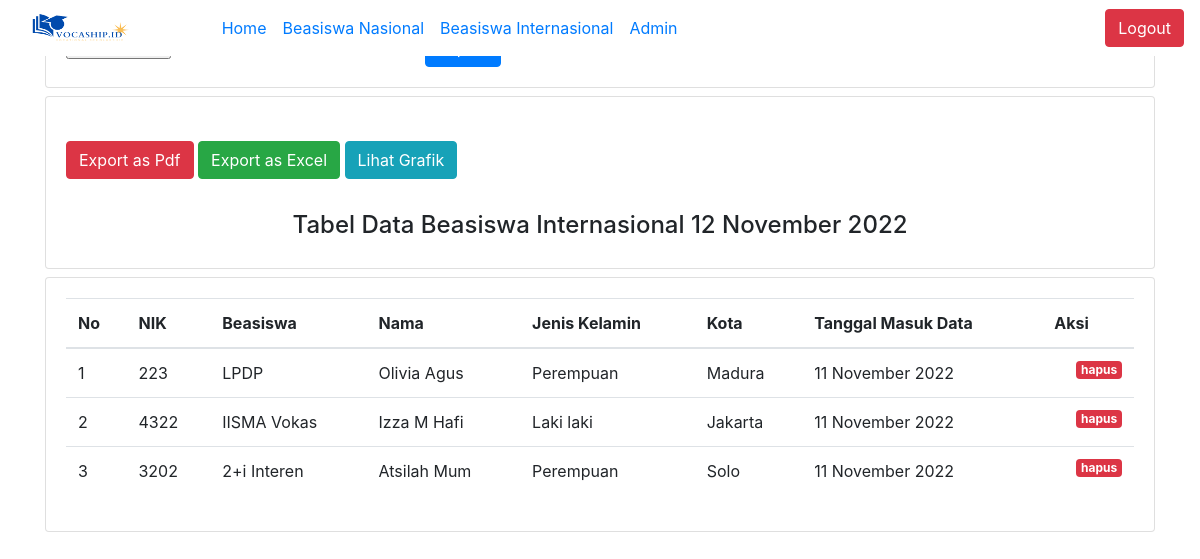
/index.php/beasiswai, run on the app's committed database.
### tables this page shows
CREATE TABLE `beasiswa_internasional` (
  `id` int(11) NOT NULL,
  `nik` int(11) NOT NULL,
  `beasiswa` varchar(11) NOT NULL,
  `nama` varchar(11) NOT NULL,
  `jenis_kelamin` varchar(11) NOT NULL,
  `kota` varchar(12) NOT NULL,
  `date_modified` int(11) NOT NULL,
  `date_created` int(11) NOT NULL
);

### application/controllers/BeasiswaI.php (called while the page is built, shortened)
<?php
class BeasiswaI extends CI_Controller
{
    public function __construct()
    {
        $this->load->model('BeasiswaI_model');
    }
    public function index()
    {
        $tanggalawal = $this->input->get('tanggalawal');
        $tanggalakhir = $this->input->get('tanggalakhir');
        $data['title'] = 'Export Import';
        $data['semuabeasiswai'] = $this->BeasiswaI_model->getdatabeasiswai($tanggalawal, $tanggalakhir);
        $this->load->view('index/indexi', $data);
    }
}

### index.php (called while the page is built, shortened)
<?php
require_once BASEPATH.'core/CodeIgniter.php';

### application/models/BeasiswaI_model.php (called while the page is built, shortened)
<?php
class BeasiswaI_model extends CI_Model
{
    public function getdatabeasiswai($tanggalawal = null, $tanggalakhir = null)
    {
        return $this->db->get('beasiswa_internasional')->result_array();
    }
}

### application/views/index/indexi.php (the view, shortened to what this page needs)
<!doctype html>
<html lang="en">
<head>
</head>
<body>
    <div class="container">
        <div class="row mt-2">
            <div class="col-12">
                <div class="card">
                    <div class="card-body">
                        <?= form_open_multipart('beasiswai/uploaddata') ?>
                        <div class="form-row">
                            <div class="col-4">
                            </div>
                            <div class="col">
                                <button type="submit" class="btn btn-primary">Import</button>
                            </div>
                            <div class="col">
                            </div>
                        </div>
                        <?= form_close(); ?>
                    </div>
                </div>
                <div class="card mt-2">
                    <div class="card-body">
                        <?php
                        $tanggalwal = $this->input->get('tanggalawal');
                        $tanggakhir = $this->input->get('tanggalakhir');
                        ?>
                        <?php if (!$tanggalwal && !$tanggakhir) : ?>
                            <a href="<?= base_url('beasiswai/mpdfi'); ?>" class="btn btn-danger">Export as Pdf</a>
                            <a href="<?= base_url('beasiswai/exceli'); ?>" class="btn btn-success">Export as Excel</a>
                            <a href="<?= base_url('beasiswai/highcharti'); ?>" class="btn btn-info">Lihat Grafik</a>
                            <br><br>
                            <h4 class="text-center mt-2"> Tabel Data Beasiswa Internasional <?= date('d F Y'); ?> </h4>
                        <?php endif; ?>
                    </div>
                </div>
                <div class="card mt-2">
                    <div class="card-body">
                        <table class="table table-hover">
                            <thead>
                                <tr>
                                    <th scope="col">No</th>
                                    <th scope="col">NIK</th>
                                    <th scope="col">Beasiswa</th>
                                    <th scope="col">Nama</th>
                                    <th scope="col">Jenis Kelamin</th>
                                    <th scope="col">Kota</th>
                                    <th scope="col">Tanggal Masuk Data</th>
                                    <th scope="col">Aksi</th>
                                </tr>
                            </thead>
                            <tbody>
                                <?php $i = 1;
                                foreach ($semuabeasiswai as $beasiswai) : ?>
                                    <tr>
                                        <td><?= $i++; ?></td>
                                        <td><?= $beasiswai['nik']; ?></td>
                                        <td><?= $beasiswai['beasiswa']; ?></td>
                                        <td><?= $beasiswai['nama']; ?></td>
                                        <td><?= $beasiswai['jenis_kelamin']; ?></td>
                                        <td><?= $beasiswai['kota']; ?></td>
                                        <td><?= date('d F Y', $beasiswai['date_created']);  ?></td>
                                        <td>
                                            <a href="<?= base_url(); ?>beasiswai/hapus/<?= $beasiswai ['id']; ?>"
                                            class="badge badge-danger float-right" onclick="return confirm('yakin?');">hapus</a>
                                        </td>
                                    </tr> <?php endforeach; ?>
                            </tbody>
                        </table>
                    </div>
                </div>
            </div>
        </div>
    </div>
</body>
</html>

### data on the page
beasiswa_internasional: nik "223", beasiswa "LPDP", nama "Olivia Agus", jenis_kelamin "Perempuan", kota "Madura", date_created "11 November 2022"
beasiswa_internasional: nik "4322", beasiswa "IISMA Vokas", nama "Izza M Hafi", jenis_kelamin "Laki laki", kota "Jakarta", date_created "11 November 2022"
beasiswa_internasional: nik "3202", beasiswa "2+i Interen", nama "Atsilah Mum", jenis_kelamin "Perempuan", kota "Solo", date_created "11 November 2022"
